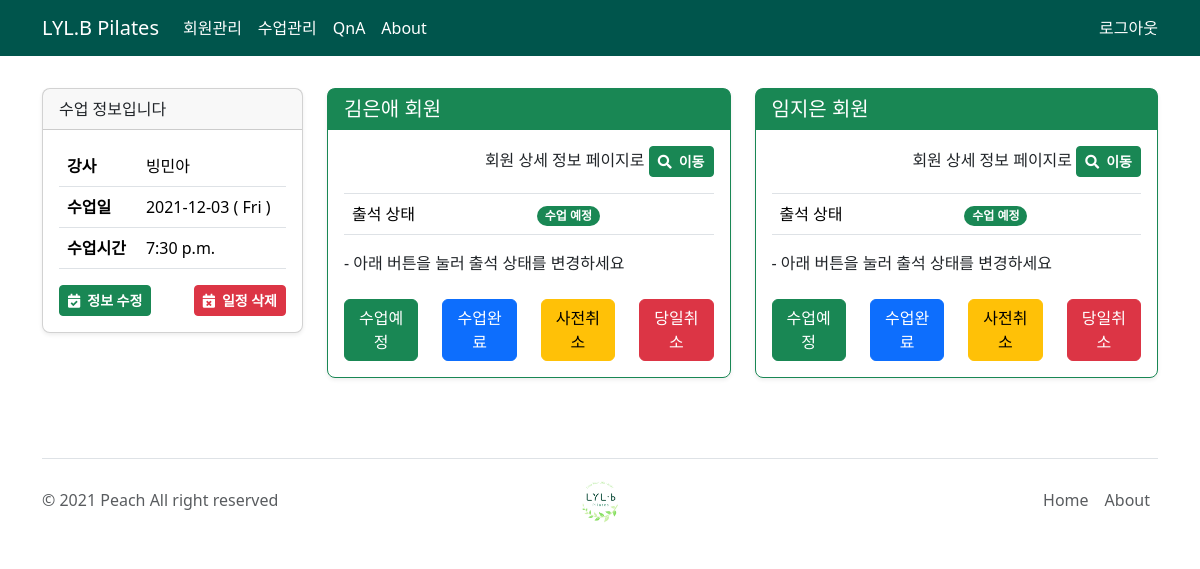
The page /lesson/1/ (signed in) on the database its author committed.
### lessons/models.py (models this page shows)
class Lesson(models.Model):
    lesson_date = models.DateField(null=False)
    lesson_time = models.TimeField(null=False)
    teacher_id = models.ForeignKey(
        Teacher, related_name="lesson_teacher", on_delete=models.SET_NULL, db_column="teacher_id",
        null=True
    )
    lesson_type = models.CharField(choices=GENDER_CHOICES, max_length=1, null=False)
    input_dtime = models.DateTimeField(auto_now_add=True)
    class Meta:
        constraints = [
            models.UniqueConstraint(
                fields=['lesson_date', 'lesson_time', 'teacher_id'],
                name='unique_lesson',
            )
        ]
        ordering = ['lesson_date']

class Attendance(models.Model):
    lesson_id = models.ForeignKey(
        Lesson, related_name="lesson", on_delete=models.CASCADE, db_column="lesson_id",
        null=False
    )
    member_id = models.ForeignKey(
        Member, related_name="attendance_member", on_delete=models.CASCADE, db_column="member_id",
        null=False
    )
    status = models.IntegerField(
        choices=ATTENDANCE_STATUS,
        null=True, blank=True,
        validators=[
            MinValueValidator(0),
            MaxValueValidator(3)
        ],
        default=0
    )
    input_dtime = models.DateTimeField(auto_now_add=True)
    class Meta:
        constraints = [
            models.UniqueConstraint(
                fields=['lesson_id', 'member_id'],
                name='unique_lesson_attendance',
            )
        ]
        ordering = ['lesson_id']

### custom_users/models.py (models this page shows, shortened)
class User(AbstractBaseUser, PermissionsMixin):
    objects = UserManager()
    name = models.CharField(
        verbose_name='name',
        max_length=20, unique=True, null=False)
    USERNAME_FIELD = 'name'     # Username을 name로 명시
    user_grade = models.IntegerField(
        choices=GRADE_IN_ROLE_CHOICES,
        null=True, blank=True,
        validators=[
            MinValueValidator(0),
            MaxValueValidator(4)
        ],
        default=4
    )
    gender = models.CharField(choices=GENDER_CHOICES, max_length=1, null=False)
    date_of_birth = models.DateField(null=True)
    phoneNumberRegex = RegexValidator(regex=r'^01([0|1|6|7|8|9]?)-?([0-9]{3,4})-?([0-9]{4})$')
    phone_number = models.CharField(validators=[phoneNumberRegex], max_length=11)
    is_active = models.BooleanField(default=True)
    is_admin = models.BooleanField(default=False)
    def __str__(self):
        return self.name

### members/models.py (models this page shows, shortened)
class Member(models.Model):
    name = models.CharField(
        max_length=20, null=False)
    gender = models.CharField(choices=GENDER_CHOICES, max_length=1, null=False)
    date_of_birth = models.DateField(null=True)
    phoneNumberRegex = RegexValidator(regex=r'^01([0|1|6|7|8|9]?)-?([0-9]{3,4})-?([0-9]{4})$')
    phone_number = models.CharField(validators=[phoneNumberRegex], max_length=11)
    teacher_id = models.ForeignKey(
        Teacher, related_name="member_teacher", on_delete=models.SET_NULL, db_column="teacher_id",
        null=True
    )
    status = models.IntegerField(choices=MEMBER_STATUS, default=1)
    mon_yn = models.BooleanField(choices=DAY_LESSON_YN, default=False)
    mon_time = models.TimeField(null=True, blank=True)
    tue_yn = models.BooleanField(choices=DAY_LESSON_YN, default=False)
    tue_time = models.TimeField(null=True, blank=True)
    wed_yn = models.BooleanField(choices=DAY_LESSON_YN, default=False)
    wed_time = models.TimeField(null=True, blank=True)
    thu_yn = models.BooleanField(choices=DAY_LESSON_YN, default=False)
    thu_time = models.TimeField(null=True, blank=True)
    fri_yn = models.BooleanField(choices=DAY_LESSON_YN, default=False)
    fri_time = models.TimeField(null=True, blank=True)
    sat_yn = models.BooleanField(choices=DAY_LESSON_YN, default=False)
    sat_time = models.TimeField(null=True, blank=True)

### lessons/views.py (the view)
def detail(request, lesson_id):
    try:
        lesson_object = Lesson.objects.get(id=lesson_id)
        attendance_objects = Attendance.objects.filter(lesson_id=lesson_id)
        form = LessonForm(request.POST or None, instance=lesson_object)
        print("test")
        if form.is_valid():
            form.save()
            return redirect(detail, lesson_id=lesson_id)
    except:
        raise Http404("존재하지 않는 수업입니다.")
    return render(
        request,
        'lessons/lesson_detail.html',
        {
            'lesson_object': lesson_object,
            'attendance_objects': attendance_objects,
            'form': form,
        }
    )

### lessons/templates/lessons/lesson_detail.html (shortened to what this page needs)
{% extends 'lessons/base.html' %}
{% block main_area %}
{% if user.is_authenticated %}
<div class="row">
    <div class="col-lg-3">
        <div class="card mb-4 rounded-3 shadow-sm">
            <div class="card-header py-2">
                수업 정보입니다
            </div>
            <div class="card-body">
                <table class="table">
                    <tbody>
                        <tr>
                            <th>강사</th>
                            <td>{{ lesson_object.teacher_id.name }}</td>
                        </tr>
                        <tr>
                            <th>수업일</th>
                            <td>{{ lesson_object.lesson_date | date:"Y-m-d ( D )" }} </td>
                        </tr>
                        <tr>
                            <th>수업시간</th>
                            <td>{{ lesson_object.lesson_time }}</td>
                        </tr>
                    </tbody>
                </table>
                <div class="row">
                    <div class="col text-start">
                        <a class="btn btn-success btn-sm float-right" role="button"  data-bs-toggle="modal" data-bs-target="#editLessonModal">
                            <i class="fas fa-calendar-check">&nbsp;&nbsp;정보 수정</i>
                        </a>
                    </div>
                    <div class="col text-end">
                        <a class="btn btn-danger btn-sm float-right" role="button" data-bs-toggle="modal" data-bs-target="#deleteMemberModal">
                            <i class="fas fa-calendar-times">&nbsp;&nbsp;일정 삭제</i>
                        </a>
                    </div>
                </div>
            </div>
        </div>
    </div>
    <div class="col-lg-9">
        <div class="row">
            {% for attendance in attendance_objects %}
            <div class="col-lg">
                <div class="card mb-4 rounded-3 shadow-sm
                    {% if attendance.status == 0 %}
                            border-success
                        {% elif attendance.status == 1 %}
                            border-primary
                        {% elif attendance.status == 2 %}
                            border-warning
                        {% elif attendance.status == 3 %}
                            border-danger
                        {% endif %}
                ">
                    <div class="card-header py-2 text-white
                        {% if attendance.status == 0 %}
                            bg-success border-success
                        {% elif attendance.status == 1 %}
                            bg-primary border-primary
                        {% elif attendance.status == 2 %}
                            bg-warning border-warning
                        {% elif attendance.status == 3 %}
                            bg-danger border-danger
                        {% endif %}
                    ">
                        <h5 class="my-0 fw-normal">{{ attendance.member_id.name }} 회원</h5>
                    </div>
                    <div class="card-body">
                        <div class="form-inline text-end">
                            <div class="form-group">
                                <label>회원 상세 정보 페이지로 </label>
                                <a class="btn btn-success btn-sm float-right" href="/member/{{ attendance.member_id.id }}" role="button">
                                    <i class="fas fa-search">&nbsp;&nbsp;이동</i>
                                </a>
                            </div>
                        </div>
                        <table class="table">
                            <tbody>
                                <tr><td></td><td></td></tr>
                                <tr>
                                    <td>출석 상태</td>
                                    <td>
                                        <span class="badge rounded-pill
                                            {% if attendance.status == 0 %}
                                                bg-success
                                            {% elif attendance.status == 1 %}
                                                bg-primary
                                            {% elif attendance.status == 2 %}
                                                bg-warning
                                            {% elif attendance.status == 3 %}
                                                bg-danger
                                            {% endif %}
                                        ">
                                            {{ attendance.get_status_display }}
                                        </span>
                                    </td>
                                </tr>
                            </tbody>
                        </table>
                        <ul class="list-unstyled mt-3 mb-4">
                        <li> - 아래 버튼을 눌러 출석 상태를 변경하세요</li>
                        </ul>
                        <div class="row">
                            <div class="col">
                                <form action="{% url 'manage_attendance' %}" method="post" class="w-20">
                                    <button type="submit" class="btn btn-success">수업예정</button>
                                </form>
                            </div>
                            <div class="col">
                                <form action="{% url 'manage_attendance' %}" method="post">
                                    <button type="submit" class="btn btn-primary">수업완료</button>
                                </form>
                            </div>
                            <div class="col">
                                <form action="{% url 'manage_attendance' %}" method="post">
                                    <button type="submit" class="btn btn-warning">사전취소</button>
                                </form>
                            </div>
                            <div class="col">
                                <form action="{% url 'manage_attendance' %}" method="post">
                                    <button type="submit" class="btn btn-danger">당일취소</button>
                                </form>
                            </div>
                        </div>
                    </div>
                </div>
            </div>
            {% endfor %}
        </div>
    </div>
</div>
{% else %}
<div class="text-end">
    <h1 class="display-6 fw-bold">수업 상세 정보는 관계자만 볼 수 있습니다</h1>
</div>
{% endif %}
{% endblock %}

### lessons/static/fullcalendar/main.css (style rules this page uses)
:root { --fc-daygrid-event-dot-width: 8px; }
:root { --fc-list-event-dot-width: 10px; --fc-list-event-hover-bg-color: #f5f5f5; }

### rows shown on the page
Lesson: teacher_id.name "빙민아", lesson_date "2021-12-03 ( Fri )", lesson_time "7:30 p.m."
Attendance: member_id.name "김은애", status "수업 예정"
Attendance: member_id.name "임지은", status "수업 예정"
